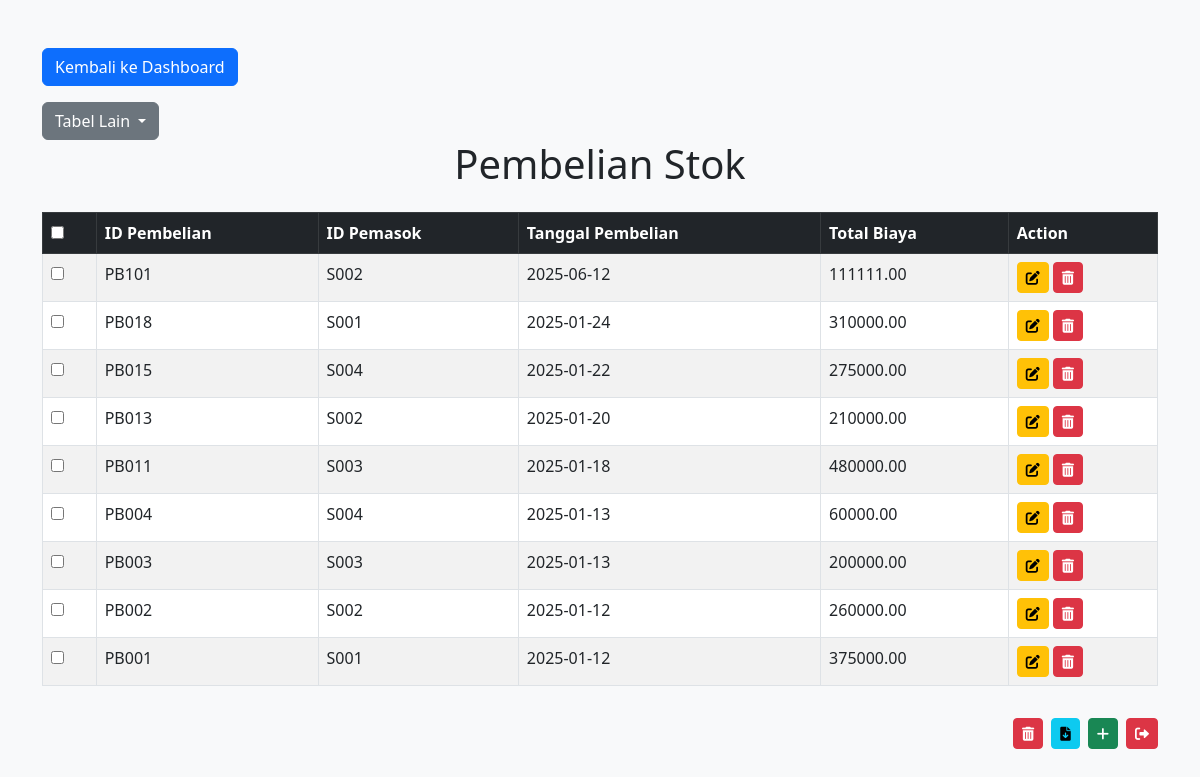
Screenshot of /pembelian_stok/index.php (signed in) with the database file from the repository.
### tables this page shows
CREATE TABLE `pembelian_stok` (
  `id_pembelian` varchar(10) NOT NULL,
  `id_pemasok` varchar(10) DEFAULT NULL,
  `tanggal_pembelian` date NOT NULL,
  `total_biaya` decimal(15,2) NOT NULL
);

### pembelian_stok/index.php (the view, shortened to what this page needs)
<!DOCTYPE html>
<html>
<head>
    <link href="https://cdn.jsdelivr.net/npm/bootstrap@5.3.0/dist/css/bootstrap.min.css" rel="stylesheet">
    <link href="https://cdnjs.cloudflare.com/ajax/libs/font-awesome/6.0.0-beta3/css/all.min.css" rel="stylesheet">
</head>
<body class="bg-light">
    <div class="content">
        <div class="container mt-5">
        <a href="../index.php" class="btn btn-primary mb-3">Kembali ke Dashboard</a>
        <div class="dropdown">
    <button class="btn btn-secondary dropdown-toggle" type="button" data-bs-toggle="dropdown" aria-expanded="false">
        Tabel Lain
    </button>
    </div>
            <h1 class="text-center mb-4">Pembelian Stok</h1>
            <form action="hapus_terpilih.php" method="post">
                <div class="table-responsive">
                    <table class="table table-bordered table-striped">
                        <thead class="table-dark">
                            <tr>
                                <th><input type="checkbox" id="selectAll" onclick="toggleSelectAll(this)"></th>
                                <th>ID Pembelian</th>
                                <th>ID Pemasok</th>
                                <th>Tanggal Pembelian</th>
                                <th>Total Biaya</th>
                                <th>Action</th>
                            </tr>
                        </thead>
                        <tbody>
                            <?php
                            include "../koneksi.php";
                            $sql = "SELECT * FROM pembelian_stok ORDER BY id_pembelian DESC";
                            $qry = mysqli_query($koneksi, $sql);
                            while ($a = mysqli_fetch_array($qry)) {
                                echo "<tr>";
                                echo "<td><input type='checkbox' name='selected_ids[]' value='{$a['id_pembelian']}'></td>";
                                echo "<td>{$a['id_pembelian']}</td>";
                                echo "<td>{$a['id_pemasok']}</td>";
                                echo "<td>{$a['tanggal_pembelian']}</td>";
                                echo "<td>{$a['total_biaya']}</td>";
                                echo "<td>
                                        <a href=\"edit.php?id_pembelian={$a['id_pembelian']}\" class=\"btn btn-warning btn-sm\" title=\"Edit\">
                                            <i class=\"fas fa-edit\"></i>
                                        </a>
                                            <a href=\"hapus.php?id_pembelian={$a['id_pembelian']}\" class=\"btn btn-danger btn-sm\" title=\"Hapus\" onclick=\"return confirm('Yakin ingin menghapus data ini?')\">
                                            <i class=\"fas fa-trash-alt\"></i>
                                        </a>
                                        </td>";
                                echo "</tr>";
                            }
                            ?>
                        </tbody>
                    </table>
                </div>
                <div class="d-flex flex-wrap justify-content-end mt-3 gap-2">
                    <button type="submit" class="btn btn-danger btn-sm">
                        <i class="fas fa-trash-alt"></i>
                    </button>
                    <button formaction="export_csv_selected.php" formmethod="post" class="btn btn-info btn-sm">
                        <i class="fas fa-file-download"></i>
                    </button>
                    <a href="input.php" class="btn btn-success btn-sm">
                        <i class="fas fa-plus"></i>
                    </a>
                    <a href="../logout.php" class="btn btn-danger btn-sm">
                        <i class="fas fa-sign-out-alt"></i>
                    </a>
                </div>
            </form>
        </div>
    </div>
</body>
</html>

### pembelian_stok/index.php (style rules this page uses)
html, body { height: 100%; margin: 0; }
body { display: flex; flex-direction: column; }
.content { flex: 1; }

### rows the page displays
pembelian_stok: id_pembelian "PB101", id_pemasok "S002", tanggal_pembelian "2025-06-12", total_biaya "111111.00"
pembelian_stok: id_pembelian "PB018", id_pemasok "S001", tanggal_pembelian "2025-01-24", total_biaya "310000.00"
pembelian_stok: id_pembelian "PB015", id_pemasok "S004", tanggal_pembelian "2025-01-22", total_biaya "275000.00"
pembelian_stok: id_pembelian "PB013", id_pemasok "S002", tanggal_pembelian "2025-01-20", total_biaya "210000.00"
pembelian_stok: id_pembelian "PB011", id_pemasok "S003", tanggal_pembelian "2025-01-18", total_biaya "480000.00"
pembelian_stok: id_pembelian "PB004", id_pemasok "S004", tanggal_pembelian "2025-01-13", total_biaya "60000.00"
pembelian_stok: id_pembelian "PB003", id_pemasok "S003", tanggal_pembelian "2025-01-13", total_biaya "200000.00"
pembelian_stok: id_pembelian "PB002", id_pemasok "S002", tanggal_pembelian "2025-01-12", total_biaya "260000.00"
pembelian_stok: id_pembelian "PB001", id_pemasok "S001", tanggal_pembelian "2025-01-12", total_biaya "375000.00"
